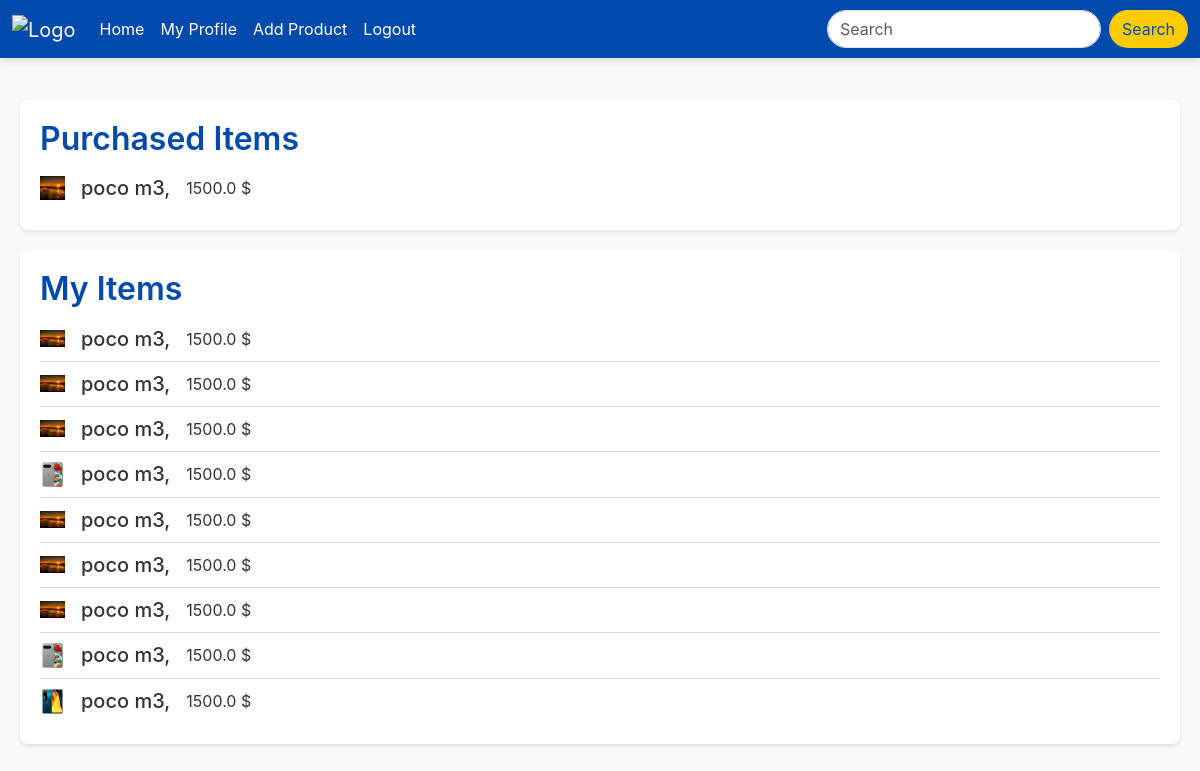
The page /myself (signed in) on the database as committed earlier.
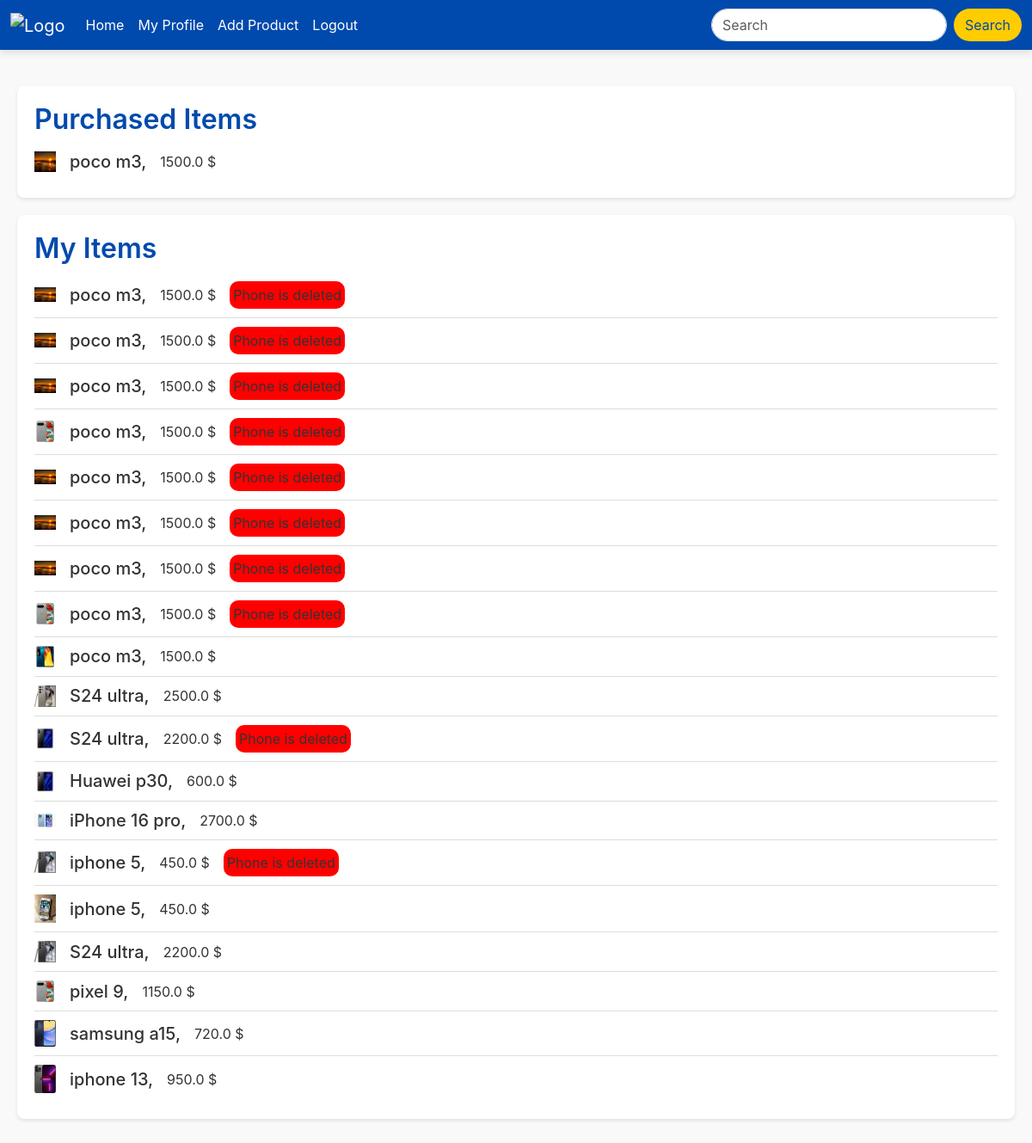
The same page on the database as committed later.
### models.py (models this page shows)
class Purchased(db.Model):
    id = db.Column(db.Integer, primary_key=True)
    userid = db.Column(db.Integer, nullable=False)
    phoneid = db.Column(db.Integer, nullable=False)

class Phone(db.Model):
    id = db.Column(db.Integer, primary_key=True)
    img = db.Column(db.String, nullable=False)
    name = db.Column(db.String, nullable=False)
    price = db.Column(db.Float, nullable=False)
    userid = db.Column(db.Integer, nullable=False)
    isdeleted = db.Column(db.Boolean, nullable=True)

### routes.py (the view)
@app.route('/myself')
@login_required
def self():
    purchasedItems = (
        db.session.query(Purchased, Phone)
        .join(Phone, Purchased.phoneid == Phone.id)
        .filter(Purchased.userid == current_user.id)
        .all()
    )
    uploadItems = Phone.query.filter(Phone.userid == current_user.id).all()
    return render_template('me.html', purchasedItem=purchasedItems, uploadItems=uploadItems)

### routes.py (called while the page is built)
@login_manager.user_loader
def load_user(user_id):
    return User.query.get(int(user_id))

### templates/me.html (shortened to what this page needs)
<!DOCTYPE html>
<html lang="en">
<head>
     <link href="https://cdn.jsdelivr.net/npm/bootstrap@5.3.2/dist/css/bootstrap.min.css" rel="stylesheet">
</head>
<body>
<nav class="navbar navbar-expand-lg navbar-dark">
    <div class="container-fluid">
        <a class="navbar-brand" href="/"><img src="https://vectorified.com/images/tbc-icon-14.png" alt="Logo"></a>
        <div class="collapse navbar-collapse" id="navbarNav">
            <ul class="navbar-nav me-auto">
                <li class="nav-item"><a class="nav-link active" href="/">Home</a></li>
                <li class="nav-item"><a class="nav-link" href="/myself">My Profile</a></li>
                <li class="nav-item"><a class="nav-link" href="/add">Add Product</a></li>
                {% if current_user.is_authenticated %}
                <li class="nav-item"><a class="nav-link" href="{{ url_for('logout') }}">Logout</a></li>
                {% else %}
                <li class="nav-item"><a class="nav-link" href="{{ url_for('login') }}">Login</a></li>
                {% endif %}
            </ul>
            <form class="d-flex" role="search" action="/search" method="GET">
                <input name="name" class="form-control me-2" type="search" placeholder="Search" aria-label="Search">
                <button class="btn btn-search" type="submit">Search</button>
            </form>
        </div>
    </div>
</nav>
    <div class="container">
        <div class="section">
            <h2>Purchased Items</h2>
            {% for phone in purchasedItem %}
            <div class="list-item d-flex flex-row gap-3">
                <img src="{{ phone.Phone.img }}" class="card-img-top imgTag"/>
                <h5 class="card-title">{{ phone.Phone.name }},</h5>
                <p class="card-text">{{ phone.Phone.price }} $</p>
            </div>
            {% endfor %}
        </div>
        <div class="section">
            <h2>My Items</h2>
            {% for phone in uploadItems %}
            <div class="list-item d-flex justify-content-start align-items-center flex-row gap-3">
                <img src="{{ phone.img }}" class="card-img-top imgTag"/>
                <h5 class="card-title">{{ phone.name }},</h5>
                <p class="card-title">{{ phone.price }} $</p>
                {% if phone.isdeleted %}
                <div class="isdeleted">Phone is deleted</div>
                {% endif %}
            </div>
            {% endfor %}
        </div>
    </div>
</body>
</html>

### templates/me.html (style rules this page uses)
.container { max-width: 1200px; margin: 0 auto; padding: 20px; margin-top: 80px; }
.section { background: #fff; padding: 20px; margin-bottom: 20px; border-radius: 8px; box-shadow: 0 2px 4px rgba(0, 0, 0, 0.1); }
.section h2 { margin-top: 0; }
.list-item { padding: 10px 0; border-bottom: 1px solid #ddd; }
.list-item:last-child { border-bottom: none; }
.imgTag { width: 25px }
body { font-family: 'Inter', sans-serif; background-color: #f9f9f9; color: #333; }
.navbar { background-color: #004aad; box-shadow: 0 4px 8px rgba(0, 0, 0, 0.1); position: fixed; top: 0; width: 100%; z-index: 1030; }
.navbar-brand img { width: 35px; }
.navbar a { color: #fff; transition: color 0.3s ease; }
.form-control { border-radius: 20px; }
.btn-search { background-color: #ffcc00; color: #004aad; border-radius: 20px; }
h2 { font-weight: 600; color: #004aad; }
.isdeleted { background-color: red; display:flex; justify-content:center; align-items:center; border-radius:10px; padding:4px; }

Rows that differ between the two databases and show on the page:
changed Phone (number 1 of 19 on the later page): now shows "Phone is deleted"
changed Phone (number 2 of 19 on the later page): now shows "Phone is deleted"
changed Phone (number 3 of 19 on the later page): now shows "Phone is deleted"
changed Phone (number 4 of 19 on the later page): now shows "Phone is deleted"
changed Phone (number 5 of 19 on the later page): now shows "Phone is deleted"
changed Phone (number 6 of 19 on the later page): now shows "Phone is deleted"
changed Phone (number 7 of 19 on the later page): now shows "Phone is deleted"
changed Phone (number 8 of 19 on the later page): now shows "Phone is deleted"
added Phone: img (picture), name "S24 ultra", price "2500.0"
added Phone: img (picture), name "S24 ultra", price "2200.0", isdeleted "Phone is deleted"
added Phone: img (picture), name "Huawei p30", price "600.0"
added Phone: img (picture), name "iPhone 16 pro", price "2700.0"
added Phone: img (picture), name "iphone 5", price "450.0", isdeleted "Phone is deleted"
added Phone: img (picture), name "iphone 5", price "450.0"
added Phone: img (picture), name "S24 ultra", price "2200.0"
added Phone: img (picture), name "pixel 9", price "1150.0"
added Phone: img (picture), name "samsung a15", price "720.0"
added Phone: img (picture), name "iphone 13", price "950.0"
